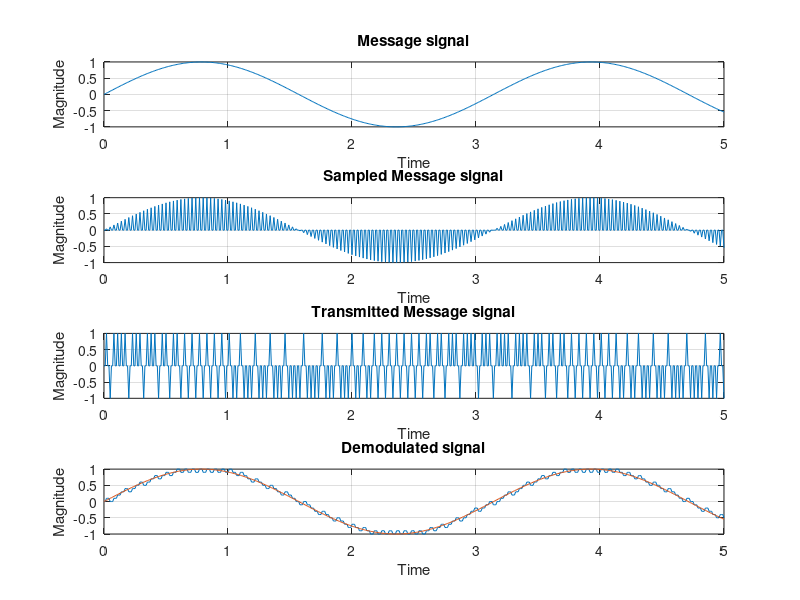

Recreate this plot in MATLAB.
clc;
initial = 0;
final = 5;
step = 0.01;
fc = 1/pi;
delta = 0.1;
tb = 2;
t = initial:step:final;
msg = sin(2*pi*fc*t);
msg_sampled = []
for i=1:final/step+1
    if(rem(i,3)==0)
        msg_sampled(i) = msg(i);
    else
        msg_sampled(i) = 0;
    end
end
figure(1)
subplot(4,1,1)
plot(t,msg)
xlabel('Time')
ylabel('Magnitude')
title('Message signal')
grid on
subplot(4,1,2)
plot(t,msg_sampled)
xlabel('Time')
ylabel('Magnitude')
title('Sampled Message signal')
grid on

transmitted = zeros(size(msg));
delta_train = zeros(size(msg));
transmitted(1) = msg(1);
for i=2:final/step+1
    if(rem(i,3)==0)
        if(transmitted(i-1)<msg(i))
            delta_train(i) = delta;
            transmitted(i) = transmitted(i-1)+delta;
        else
            delta_train(i) = -delta;
            transmitted(i) = transmitted(i-1)-delta;
        end
    else
        delta_train(i) = delta_train(i-1);
        transmitted(i) = transmitted(i-1);
    end
end
pulse_train = zeros(size(msg));
for i=1:(final/step+1)
    if(delta_train(i)>0 && rem(i,3)==0)
        pulse_train(i) = 1;
    end
    if(delta_train(i)<0 && rem(i,3)==0)
        pulse_train(i) = -1;
    end
    
end
subplot(4,1,3)
plot(t,pulse_train)
xlabel('Time')
ylabel('Magnitude')
title('Transmitted Message signal')
grid on
subplot(4,1,4)
plot(t,transmitted,t,msg)
xlabel('Time')
ylabel('Magnitude')
title('Demodulated signal') 
grid on